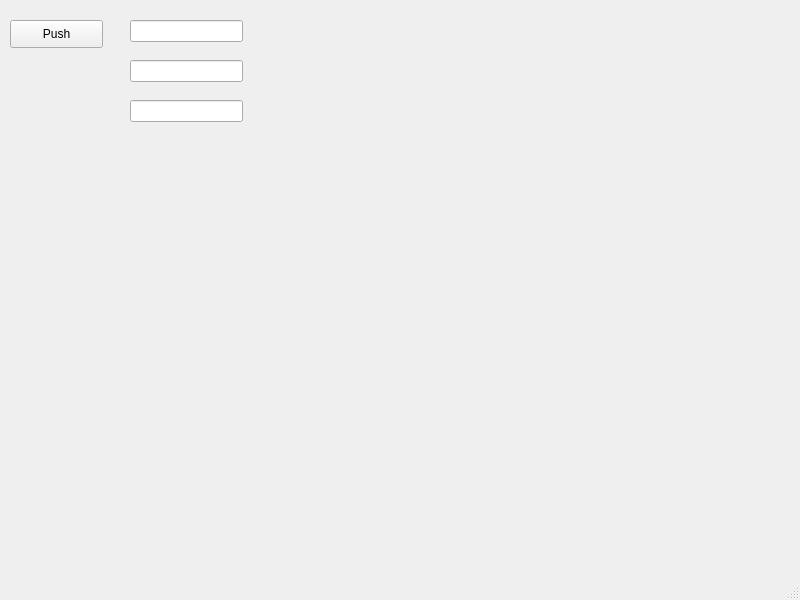
<?xml version="1.0" encoding="UTF-8"?>
<ui version="4.0">
 <class>MainWindow</class>
 <widget class="QMainWindow" name="MainWindow">
  <property name="geometry">
   <rect>
    <x>0</x>
    <y>0</y>
    <width>800</width>
    <height>600</height>
   </rect>
  </property>
  <property name="windowTitle">
   <string>MainWindow</string>
  </property>
  <widget class="QWidget" name="centralwidget">
   <widget class="QPushButton" name="button">
    <property name="geometry">
     <rect>
      <x>10</x>
      <y>20</y>
      <width>93</width>
      <height>28</height>
     </rect>
    </property>
    <property name="text">
     <string>Push</string>
    </property>
   </widget>
   <widget class="QLineEdit" name="line">
    <property name="geometry">
     <rect>
      <x>130</x>
      <y>20</y>
      <width>113</width>
      <height>22</height>
     </rect>
    </property>
   </widget>
   <widget class="QLineEdit" name="line1">
    <property name="geometry">
     <rect>
      <x>130</x>
      <y>60</y>
      <width>113</width>
      <height>22</height>
     </rect>
    </property>
   </widget>
   <widget class="QLineEdit" name="line2">
    <property name="geometry">
     <rect>
      <x>130</x>
      <y>100</y>
      <width>113</width>
      <height>22</height>
     </rect>
    </property>
   </widget>
  </widget>
  <widget class="QMenuBar" name="menubar">
   <property name="geometry">
    <rect>
     <x>0</x>
     <y>0</y>
     <width>800</width>
     <height>26</height>
    </rect>
   </property>
  </widget>
  <widget class="QStatusBar" name="statusbar"/>
 </widget>
 <resources/>
 <connections/>
</ui>
